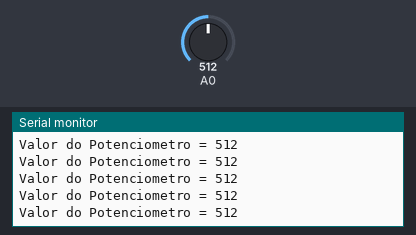
A sketch run on a simulated Arduino Uno, built with avr-gcc and run on an emulated ATmega328P. Shown: the last lines printed to the serial monitor. The test bench sets the inputs (shaded band); at power-on: A0 = 512.

Above: at 1.2 s.
1.3 s: A0 set to 716
At 1.68 s:
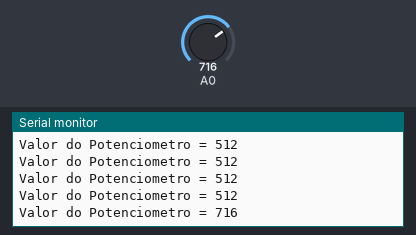
2.8 s: A0 set to 900
At 2.94 s:
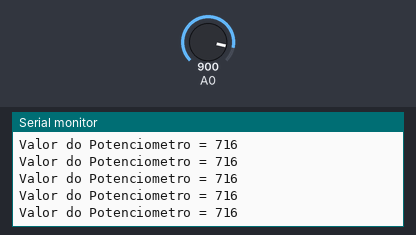
Timing chart, 0 to 5.8 s (numbered marks = the images above; inputs shaded):
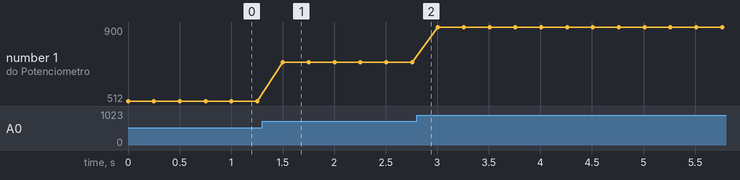

Measured:
- after the input at 1.3 s, the serial monitor: prints a new line after 0.20 s (image 1)
- plotted number 1: 512 → 716 after the input at 1.3 s, 716 → 900 after the input at 2.8 s

The sketch:

potenciometro.ino
```cpp
#define pot A0
int potvalor;

void setup() {

Serial.begin(9600);
}

void loop() {
potvalor = analogRead(A0);
Serial.print("Valor do Potenciometro = ");
Serial.println(potvalor);
delay(250);

}
```
